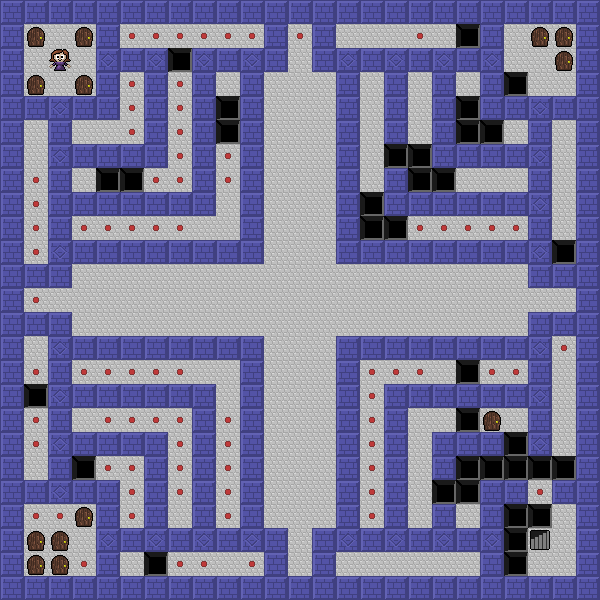

This is a level from a 2D game, rendered from its Tiled map with the project's own tilesets. A one-line summary and the complete map file follow:
An orthogonal 25x25 tile map with 24x24 px tiles, 3 tile layers (Terrain, Objects, Decals), 2 tilesets.

<map version="1.0" orientation="orthogonal" width="25" height="25" tilewidth="24" tileheight="24">
 <properties>
  <property name="name" value="Test Level 2" />
 </properties>
 <tileset firstgid="1" source="Terrain.tsx" />
 <tileset firstgid="101" source="Objects.tsx" />
 <layer name="Terrain" width="25" height="25">
  <data encoding="csv">
1,1,1,1,1,1,1,1,1,1,1,1,1,1,1,1,1,1,1,1,1,1,1,1,1,
1,4,4,4,1,2,2,2,2,2,2,1,2,1,4,4,4,2,4,3,1,4,4,4,1,
1,4,4,4,1,1,1,3,1,1,1,1,4,1,1,1,1,1,1,1,1,4,4,4,1,
1,4,4,4,1,2,1,2,1,4,1,4,4,4,1,4,1,4,1,4,1,3,4,4,1,
1,1,1,1,1,2,1,2,1,3,1,4,4,4,1,4,1,4,1,3,1,1,1,1,1,
1,4,1,4,4,2,1,2,1,3,1,4,4,4,1,4,1,4,1,3,3,4,1,4,1,
1,4,1,1,1,1,1,2,1,2,1,4,4,4,1,4,3,3,1,1,1,1,1,4,1,
1,2,1,4,3,3,2,2,1,2,1,4,4,4,1,4,1,3,3,4,4,4,1,4,1,
1,2,1,1,1,1,1,1,1,4,1,4,4,4,1,3,1,1,1,1,1,1,1,4,1,
1,2,1,2,2,2,2,2,4,4,1,4,4,4,1,3,3,2,2,2,2,2,1,4,1,
1,2,1,1,1,1,1,1,1,1,1,4,4,4,1,1,1,1,1,1,1,1,1,3,1,
1,1,1,4,4,4,4,4,4,4,4,4,4,4,4,4,4,4,4,4,4,4,1,1,1,
1,2,4,4,4,4,4,4,4,4,4,4,4,4,4,4,4,4,4,4,4,4,4,4,1,
1,1,1,4,4,4,4,4,4,4,4,4,4,4,4,4,4,4,4,4,4,4,1,1,1,
1,4,1,1,1,1,1,1,1,1,1,4,4,4,1,1,1,1,1,1,1,1,1,2,1,
1,2,1,2,2,2,2,2,4,4,1,4,4,4,1,2,2,2,4,3,2,2,1,4,1,
1,3,1,1,1,1,1,1,1,4,1,4,4,4,1,2,1,1,1,1,1,1,1,4,1,
1,2,1,4,2,2,2,2,1,2,1,4,4,4,1,2,1,4,4,3,4,4,1,4,1,
1,2,1,1,1,1,1,2,1,2,1,4,4,4,1,2,1,4,1,1,1,3,1,4,1,
1,4,1,3,2,2,1,2,1,2,1,4,4,4,1,2,1,4,1,3,3,3,3,3,1,
1,1,1,1,1,2,1,2,1,2,1,4,4,4,1,2,1,4,3,3,1,1,2,1,1,
1,2,2,2,1,2,1,4,1,2,1,4,4,4,1,2,1,4,1,4,1,3,3,4,1,
1,4,4,4,1,1,1,1,1,1,1,1,4,1,1,1,1,1,1,1,1,3,5,4,1,
1,4,4,2,1,4,3,2,2,4,2,1,4,1,4,4,4,4,4,4,1,3,4,4,1,
1,1,1,1,1,1,1,1,1,1,1,1,1,1,1,1,1,1,1,1,1,1,1,1,1
</data>
 </layer>
 <layer name="Objects" width="25" height="25">
  <data encoding="csv">
0,0,0,0,0,0,0,0,0,0,0,0,0,0,0,0,0,0,0,0,0,0,0,0,0,
0,106,0,106,0,0,0,0,0,0,0,0,0,0,0,0,0,0,0,0,0,0,106,106,0,
0,0,101,0,0,0,0,0,0,0,0,0,0,0,0,0,0,0,0,0,0,0,0,106,0,
0,106,0,106,0,0,0,0,0,0,0,0,0,0,0,0,0,0,0,0,0,0,0,0,0,
0,0,0,0,0,0,0,0,0,0,0,0,0,0,0,0,0,0,0,0,0,0,0,0,0,
0,0,0,0,0,0,0,0,0,0,0,0,0,0,0,0,0,0,0,0,0,0,0,0,0,
0,0,0,0,0,0,0,0,0,0,0,0,0,0,0,0,0,0,0,0,0,0,0,0,0,
0,0,0,0,0,0,0,0,0,0,0,0,0,0,0,0,0,0,0,0,0,0,0,0,0,
0,0,0,0,0,0,0,0,0,0,0,0,0,0,0,0,0,0,0,0,0,0,0,0,0,
0,0,0,0,0,0,0,0,0,0,0,0,0,0,0,0,0,0,0,0,0,0,0,0,0,
0,0,0,0,0,0,0,0,0,0,0,0,0,0,0,0,0,0,0,0,0,0,0,0,0,
0,0,0,0,0,0,0,0,0,0,0,0,0,0,0,0,0,0,0,0,0,0,0,0,0,
0,0,0,0,0,0,0,0,0,0,0,0,0,0,0,0,0,0,0,0,0,0,0,0,0,
0,0,0,0,0,0,0,0,0,0,0,0,0,0,0,0,0,0,0,0,0,0,0,0,0,
0,0,0,0,0,0,0,0,0,0,0,0,0,0,0,0,0,0,0,0,0,0,0,0,0,
0,0,0,0,0,0,0,0,0,0,0,0,0,0,0,0,0,0,0,0,0,0,0,0,0,
0,0,0,0,0,0,0,0,0,0,0,0,0,0,0,0,0,0,0,0,0,0,0,0,0,
0,0,0,0,0,0,0,0,0,0,0,0,0,0,0,0,0,0,0,0,106,0,0,0,0,
0,0,0,0,0,0,0,0,0,0,0,0,0,0,0,0,0,0,0,0,0,0,0,0,0,
0,0,0,0,0,0,0,0,0,0,0,0,0,0,0,0,0,0,0,0,0,0,0,0,0,
0,0,0,0,0,0,0,0,0,0,0,0,0,0,0,0,0,0,0,0,0,0,0,0,0,
0,0,0,106,0,0,0,0,0,0,0,0,0,0,0,0,0,0,0,0,0,0,0,0,0,
0,106,106,0,0,0,0,0,0,0,0,0,0,0,0,0,0,0,0,0,0,0,0,0,0,
0,106,106,0,0,0,0,0,0,0,0,0,0,0,0,0,0,0,0,0,0,0,0,0,0,
0,0,0,0,0,0,0,0,0,0,0,0,0,0,0,0,0,0,0,0,0,0,0,0,0
</data>
 </layer>
 <layer name="Decals" width="25" height="25">
  <data encoding="csv">
0,0,0,0,0,0,0,0,0,0,0,0,0,0,0,0,0,0,0,0,0,0,0,0,0,
0,0,0,0,0,0,0,0,0,0,0,0,0,0,0,0,0,0,0,0,0,0,0,0,0,
0,0,0,0,18,0,18,0,18,0,18,0,0,0,18,0,18,0,18,0,18,0,0,0,0,
0,0,0,0,0,0,0,0,0,0,0,0,0,0,0,0,0,0,0,0,0,0,0,0,0,
0,0,18,0,0,0,0,0,0,0,0,0,0,0,0,0,0,0,0,0,0,0,18,0,0,
0,0,0,0,0,0,0,0,0,0,0,0,0,0,0,0,0,0,0,0,0,0,0,0,0,
0,0,18,0,0,0,0,0,0,0,0,0,0,0,0,0,0,0,0,0,0,0,18,0,0,
0,0,0,0,0,0,0,0,0,0,0,0,0,0,0,0,0,0,0,0,0,0,0,0,0,
0,0,0,0,0,0,0,0,0,0,0,0,0,0,0,0,0,0,0,0,0,0,18,0,0,
0,0,0,0,0,0,0,0,0,0,0,0,0,0,0,0,0,0,0,0,0,0,0,0,0,
0,0,18,0,0,0,0,0,0,0,0,0,0,0,0,0,0,0,0,0,0,0,18,0,0,
0,0,0,0,0,0,0,0,0,0,0,0,0,0,0,0,0,0,0,0,0,0,0,0,0,
0,0,0,0,0,0,0,0,0,0,0,0,0,0,0,0,0,0,0,0,0,0,0,0,0,
0,0,0,0,0,0,0,0,0,0,0,0,0,0,0,0,0,0,0,0,0,0,0,0,0,
0,0,18,0,0,0,0,0,0,0,0,0,0,0,0,0,0,0,0,0,0,0,18,0,0,
0,0,0,0,0,0,0,0,0,0,0,0,0,0,0,0,0,0,0,0,0,0,0,0,0,
0,0,18,0,0,0,0,0,0,0,0,0,0,0,0,0,0,0,0,0,0,0,18,0,0,
0,0,0,0,0,0,0,0,0,0,0,0,0,0,0,0,0,0,0,0,0,0,0,0,0,
0,0,18,0,0,0,0,0,0,0,0,0,0,0,0,0,0,0,0,0,0,0,18,0,0,
0,0,0,0,0,0,0,0,0,0,0,0,0,0,0,0,0,0,0,0,0,0,0,0,0,
0,0,18,0,0,0,0,0,0,0,0,0,0,0,0,0,0,0,0,0,0,0,0,0,0,
0,0,0,0,0,0,0,0,0,0,0,0,0,0,0,0,0,0,0,0,0,0,0,0,0,
0,0,0,0,18,0,18,0,18,0,18,0,0,0,18,0,18,0,18,0,18,0,0,0,0,
0,0,0,0,0,0,0,0,0,0,0,0,0,0,0,0,0,0,0,0,0,0,0,0,0,
0,0,0,0,0,0,0,0,0,0,0,0,0,0,0,0,0,0,0,0,0,0,0,0,0
</data>
 </layer>
</map>
